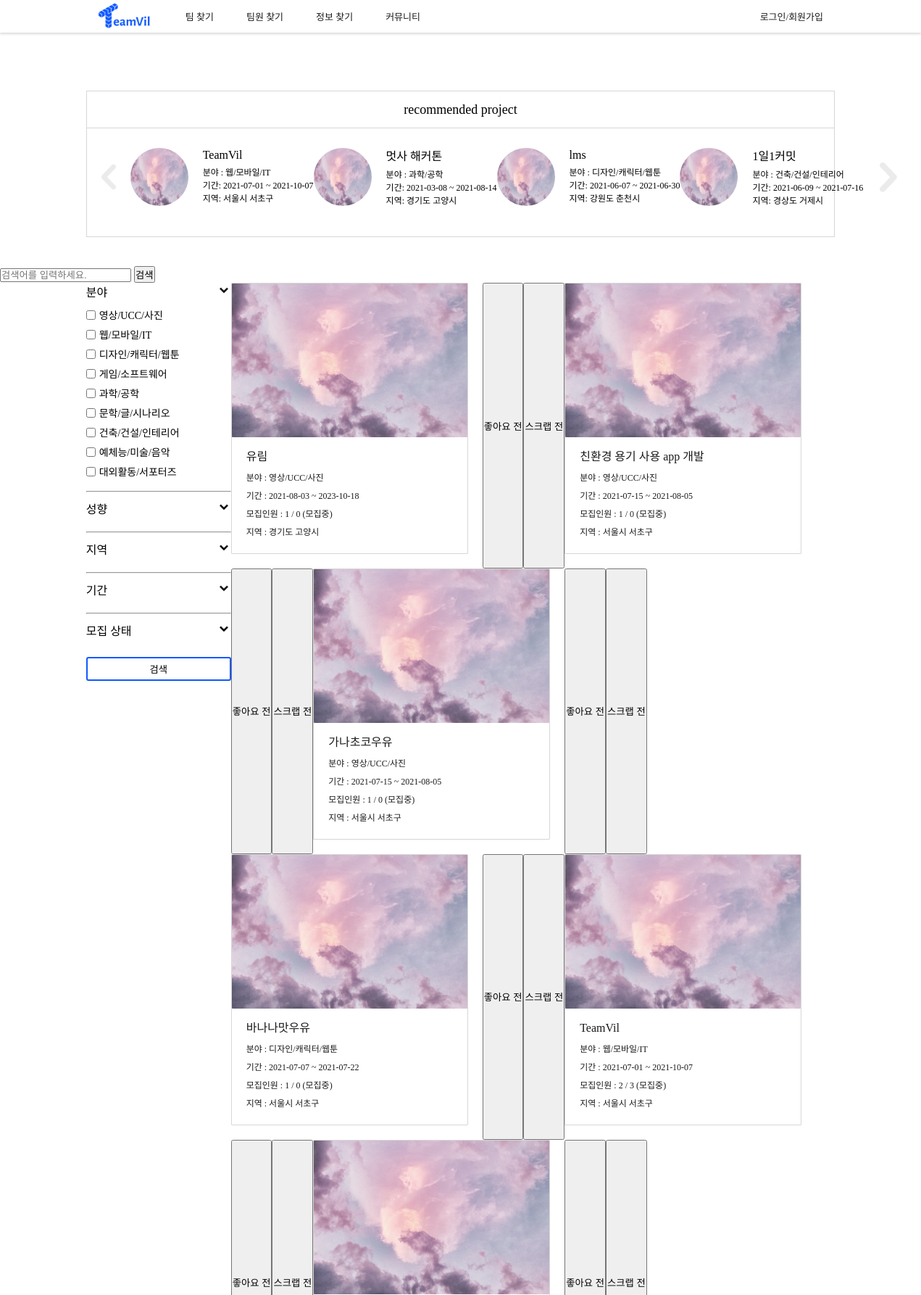
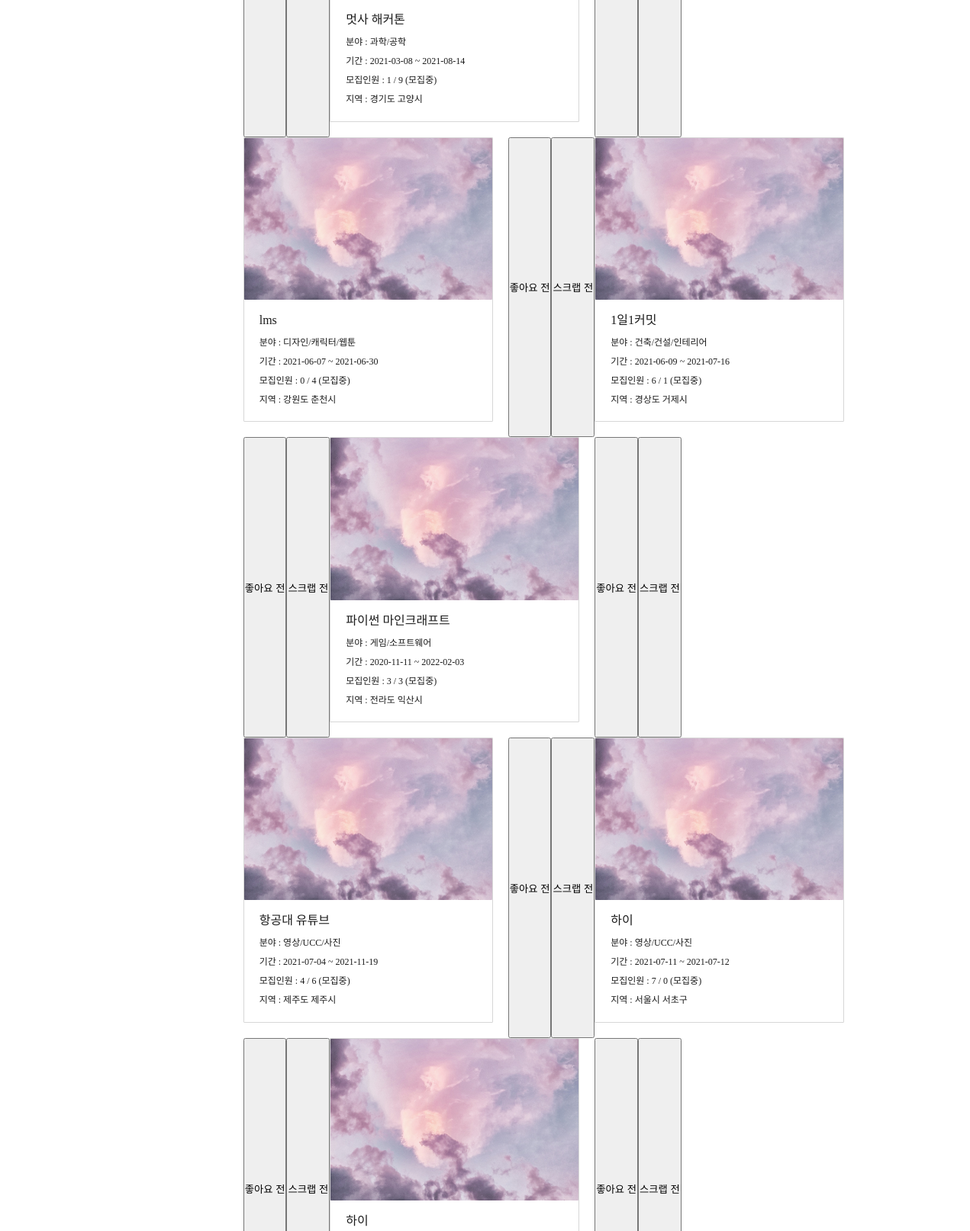
The page /project/team_search_back/ (upper part) on the database its author committed (2 pictures, top to bottom).
### project/models.py (models this page shows, shortened)
class Project(models.Model):
    user_id = models.ForeignKey(User, on_delete = models.PROTECT, db_column="user_id")
    use = models.IntegerField(default=0)
    isEnd = models.IntegerField(default=0)
    type = models.IntegerField() # 창업, 공모전, 프로젝트
    title = models.CharField(max_length=100)
    desc = models.CharField(max_length=100)
    field1_id = models.ForeignKey('home.Field1', on_delete = models.CASCADE, db_column="field1_id")
    field2 = models.CharField(max_length=20)
    region1_id = models.ForeignKey('home.Region1', on_delete = models.CASCADE, db_column="region1_id")
    region2_id = models.ForeignKey('home.Region2', on_delete = models.CASCADE, db_column="region2_id")
    mem_total = models.IntegerField()
    mem_now = models.IntegerField()
    mem_duty = models.IntegerField(default=0)
    start_date = models.DateField()
    end_date = models.DateField()
    state = models.IntegerField(default=1)
    school = models.CharField(max_length=45, null=True)
    content = models.TextField()
    isLink = models.IntegerField(default=0)
    isFile = models.IntegerField(default=0)
    education_id = models.ForeignKey('home.Education', on_delete = models.CASCADE, db_column="education_id", null=True)
    view_cnt = models.IntegerField(default=0)
    register = models.DateTimeField(default=timezone.now)

### home/models.py (models this page shows, shortened)
class Field1(models.Model):
    field1 = models.CharField(max_length=20)

class Region1(models.Model):
    region1 = models.CharField(max_length=20)

class Region2(models.Model):
    region1_id = models.ForeignKey(Region1, on_delete = models.CASCADE, db_column="region1_id")
    region2 = models.CharField(max_length=20)

### project/views.py (the view)
# urls.py: path('team_search_back/', views.team_search_back, name = "team_search_back"),
def team_search_back(request):
    projects = Project.objects.all().order_by('-register')
    projects_reg = Project.objects.all().order_by('id')[:4]
    field1 = Field1.objects.all() # 대분야 (ex IT)
    mbti = Mbti.objects.all()
    region2 = Region2.objects.all() # ~시 (서울만 ~구)
    term = Term.objects.all()
    job = Job.objects.all()
    return render(request, "team_search_back.html", {'projects':projects, "field1s":field1, "mbtis" : mbti,
                                                    "region2s": region2, "terms": term, "jobs": job, "projects_reg": projects_reg})

### project/templates/team_search_back.html (shortened to what this page needs)
<!DOCTYPE html>
<html lang="en">
{% load static %}
<head>
    <link rel="stylesheet" href="{% static 'css/base.css' %}">
    <link rel="stylesheet" href="{% static 'css/team_search.css' %}">
</head>
<body>
    {% include 'navbar.html' %}
    <section class="member_search-rec-box margin margin">
        <p class="member_search-rec-title spoqa-regular">recommended project</p>
        <div class="member_search-rec-container">
            <img class="member_search-chevron-left" src="{% static 'image/chevron-left.png' %}" alt="">
            {% for reg in projects_reg %}
            <div class="member_search-rec-member">
                <img class="member_search-rec-image" src="{% static 'image/cloud.jpg' %}">
                <div class="member_search-rec-info">
                    <p class="member_search-rec-info-name spoqa-regular">{{reg.title}}</p>
                    <p class="spoqa-light">분야 : {{reg.field1_id.field1}}</p>
                    <p class="spoqa-light">기간: {{reg.start_date|date:"Y-m-d"}} ~ {{reg.end_date|date:"Y-m-d"}}</p>
                    <p class="spoqa-light">지역: {{reg.region1_id.region1}} {{reg.region2_id.region2}}</p>
                </div>
            </div>
            {% endfor %}
            <img class="member_search-chevron-right" src="{% static 'image/chevron-right.png' %}" alt="">
        </div>
    </section>
<section class="team_search-search-box">
    <input type="search" placeholder="검색어를 입력하세요." name = "examine" value ="{{search}}" class="search_box">
    <button class="search_submit">검색</button>
</section>
    <section class="team_search-main-container margin">
        <aside class="team_search-filter-container">
            <div class="team_search-filter-item-container">
                <div class="team_search-filter-active">
                    <p class="team_search-filter-title spoqa-medium">분야</p>
                    <div value="field1" class="drop_btn">
                        <img class="team_search-chevron" src="{% static 'image/chevron-down.png' %}">
                    </div>
                </div>
                <div class="active" id="field1">
                    {% for field1 in field1s %}
                        <div class="team_search-filter-item-list spoqa-light">
                            <input type="checkbox" value='{{field1.id}}' class="field1">
                            <span>{{field1.field1}}</span>
                        </div>
                    {% endfor %}
                </div>
                <hr>
                <div class="team_search-filter-active">
                    <p class="team_search-filter-title spoqa-medium">성향</p>
                    <div value="mbti" class="drop_btn">
                        <img class="team_search-chevron" src="{% static 'image/chevron-down.png' %}">
                    </div>
                </div>
                <hr>
                <div class="team_search-filter-active">
                    <p class="team_search-filter-title spoqa-medium">지역</p>
                    <div value="region" class="drop_btn">
                        <img class="team_search-chevron" src="{% static 'image/chevron-down.png' %}">
                    </div>
                </div>
                <hr>
                <div class="team_search-filter-active">
                    <p class="team_search-filter-title spoqa-medium">기간</p>
                    <div value="term" class="drop_btn">
                        <img class="team_search-chevron" src="{% static 'image/chevron-down.png' %}">
                    </div>
                </div>
                <hr>
                <div class="team_search-filter-active">
                    <p class="team_search-filter-title spoqa-medium">모집 상태</p>
                    <div value="state" class="drop_btn">
                        <img class="team_search-chevron" src="{% static 'image/chevron-down.png' %}">
                    </div>
                </div>
            </div>
            <a class="a-search" href="{% url 'member_search' %}">
                <button class="search spoqa-medium">검색</button>
            </a>
        </aside>
        <main class="team_search-team-container">
            {% for project in projects %}
                <a href="{% url 'team_detail' project.id %}">
                    <article class="team_search-team-item">
                        <img class="team_search-team-image" src="{% static 'image/cloud.jpg' %}" alt="">
                        <div class="team_search-team-item-text">
                            <p class="team_search-team-item-title spoqa-medium">{{project.title}}</p>
                            <p class="team_search-team-item-content spoqa-regular">분야 : {{project.field1_id.field1}}</p>
                            <p class="team_search-team-item-content spoqa-regular">기간 : {{project.start_date|date:"Y-m-d"}} ~ {{project.end_date|date:"Y-m-d"}}</p>
                            <p class="team_search-team-item-content spoqa-regular">모집인원 : {{project.mem_now}} / {{project.mem_duty}}
                                {% if project.state == 1%}
                                    (모집중)
                                {% else %}
                                    (모집완료)
                                {% endif %}
                            </p>
                            <p class="team_search-team-item-content spoqa-regular">지역 : {{project.region1_id.region1}} {{project.region2_id.region2}}</p>
                        </div>
                    </article>
                </a>
                <button class = "like_submit project_{{project.id}}" value="{{project.id}}">좋아요 전</button>
                <button class = "scrap_submit project_{{project.id}}" value="{{project.id}}">스크랩 전</button>
            {% endfor %}
        </main>
    </section>
</body>
</html>

### teamvil/static/css/base.css (style rules this page uses)
* { margin: 0; padding: 0; }
.margin { margin: 0px 118.6875px; }
.active { display: block; }
.spoqa-light { font-family: 'Spoqa Han Sans Neo', 'sans-serif'; font-weight: 300; }
.spoqa-regular { font-family: 'Spoqa Han Sans Neo', 'sans-serif'; font-weight: 400; }
.spoqa-medium { font-family: 'Spoqa Han Sans Neo', 'sans-serif'; font-weight: 500; }
a { text-decoration: none; color: #1B1B1B; }
body { display: flex; min-height: 100vh; flex-direction: column; }

### project/static/css/team_search.css (style rules this page uses)
hr { margin: 10px 0px; }
.member_search-rec-box { margin-top: 40px; margin-bottom: 40px; height: 200px; border: 1px solid #D7D7D7; min-width: 1000px; }
.member_search-rec-title { height: 50px; border-bottom: 1px solid #D7D7D7; text-align: center; line-height: 50px; margin-bottom: 25px; font-size: 18px; }
.member_search-rec-container { display: flex; justify-content: space-between; align-items: center; }
.member_search-chevron-left { display: block; width: 60px; height: 60px; }
.member_search-rec-member { display: flex; align-items: center; flex-shrink: 0; }
.member_search-rec-image { width: 80px; height: 80px; border-radius: 100px; margin-right: 20px; }
.member_search-rec-info { font-size: 12px; }
.member_search-rec-info-name { font-size: 16px; margin-bottom: 5px; }
.team_search-main-container { display: flex; justify-content: space-between; align-items: flex-start; margin-bottom: 100px; }
.team_search-filter-item-container { display: flex; flex-direction: column; width: 200px; }
.team_search-filter-active { display: flex; justify-content: space-between; }
.team_search-filter-title { margin-bottom: 10px; }
.team_search-chevron { width: 20px; height: 20px; }
.team_search-filter-item-list { display: flex; align-items: center; margin-bottom: 7px; font-size: 14px; }
.team_search-filter-item-list input { margin-right: 5px; }
.team_search-team-container { display: flex; flex-wrap: wrap; justify-content: flex-start; width: 1040.94px; margin-right: -20px; }
.team_search-team-item { width: 324.985px; height: 371.8875px; border: 1px solid #D7D7D7; border-radius: 1px; margin-bottom: 20px; margin-right: 20px; }
.team_search-team-image { width: 324.985px; height: 212.055px; border-radius: 1px; }
.team_search-team-item-text { padding: 10px 20px; line-height: 25px; }
.team_search-team-item-title { display: inline-block; font-size: 16px; margin-bottom: 5px; }
.team_search-team-item-content { font-size: 12px; }
.active { display: block; }
.search { display: block; width: 100%; padding: 5px; margin-top: 15px; background-color: #ffffff; border: 2px solid #0f59ff; border-radius: 3px; }
.a-search { color: #0f59ff; }

### rows shown on the page
Project: title "TeamVil", field1_id.field1 "웹/모바일/IT", start_date "2021-07-01", end_date "2021-10-07", region1_id.region1 "서울시", region2_id.region2 "서초구", mem_now "2", mem_duty "3", state "(모집중)", {{ project.id }} 1 (drawn)
Project: title "멋사 해커톤", field1_id.field1 "과학/공학", start_date "2021-03-08", end_date "2021-08-14", region1_id.region1 "경기도", region2_id.region2 "고양시", mem_now "1", mem_duty "9", state "(모집중)", {{ project.id }} 2 (drawn)
Project: title "lms", field1_id.field1 "디자인/캐릭터/웹툰", start_date "2021-06-07", end_date "2021-06-30", region1_id.region1 "강원도", region2_id.region2 "춘천시", mem_now "0", mem_duty "4", state "(모집중)", {{ project.id }} 3 (drawn)
Project: title "1일1커밋", field1_id.field1 "건축/건설/인테리어", start_date "2021-06-09", end_date "2021-07-16", region1_id.region1 "경상도", region2_id.region2 "거제시", mem_now "6", mem_duty "1", state "(모집중)", {{ project.id }} 4 (drawn)
Field1: field1 "영상/UCC/사진"
Field1: field1 "웹/모바일/IT"
Field1: field1 "디자인/캐릭터/웹툰"
Field1: field1 "게임/소프트웨어"
Field1: field1 "과학/공학"
Field1: field1 "문학/글/시나리오"
Field1: field1 "건축/건설/인테리어"
Field1: field1 "예체능/미술/음악"
Field1: field1 "대외활동/서포터즈"
Project: title "유림", field1_id.field1 "영상/UCC/사진", start_date "2021-08-03", end_date "2023-10-18", mem_now "1", mem_duty "0", state "(모집중)", region1_id.region1 "경기도", region2_id.region2 "고양시", {{ project.id }} 51 (drawn)
Project: title "친환경 용기 사용 app 개발", field1_id.field1 "영상/UCC/사진", start_date "2021-07-15", end_date "2021-08-05", mem_now "1", mem_duty "0", state "(모집중)", region1_id.region1 "서울시", region2_id.region2 "서초구", {{ project.id }} 50 (drawn)
Project: title "가나초코우유", field1_id.field1 "영상/UCC/사진", start_date "2021-07-15", end_date "2021-08-05", mem_now "1", mem_duty "0", state "(모집중)", region1_id.region1 "서울시", region2_id.region2 "서초구", {{ project.id }} 41 (drawn)
Project: title "바나나맛우유", field1_id.field1 "디자인/캐릭터/웹툰", start_date "2021-07-07", end_date "2021-07-22", mem_now "1", mem_duty "0", state "(모집중)", region1_id.region1 "서울시", region2_id.region2 "서초구", {{ project.id }} 30 (drawn)
Project: title "파이썬 마인크래프트", field1_id.field1 "게임/소프트웨어", start_date "2020-11-11", end_date "2022-02-03", mem_now "3", mem_duty "3", state "(모집중)", region1_id.region1 "전라도", region2_id.region2 "익산시", {{ project.id }} 5 (drawn)
Project: title "항공대 유튜브", field1_id.field1 "영상/UCC/사진", start_date "2021-07-04", end_date "2021-11-19", mem_now "4", mem_duty "6", state "(모집중)", region1_id.region1 "제주도", region2_id.region2 "제주시"
Project: title "하이", field1_id.field1 "영상/UCC/사진", start_date "2021-07-11", end_date "2021-07-12", mem_now "7", mem_duty "0", state "(모집중)", region1_id.region1 "서울시", region2_id.region2 "서초구"
Project: title "하이", {{ project.id }} 8 (drawn)
